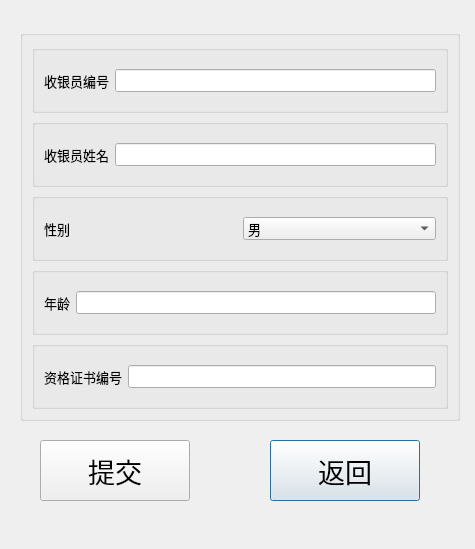
<?xml version="1.0" encoding="UTF-8"?>
<ui version="4.0">
 <class>Dialog</class>
 <widget class="QDialog" name="Dialog">
  <property name="geometry">
   <rect>
    <x>0</x>
    <y>0</y>
    <width>475</width>
    <height>549</height>
   </rect>
  </property>
  <property name="windowTitle">
   <string>Dialog</string>
  </property>
  <widget class="QPushButton" name="pushButton_exit">
   <property name="geometry">
    <rect>
     <x>270</x>
     <y>440</y>
     <width>150</width>
     <height>61</height>
    </rect>
   </property>
   <property name="font">
    <font>
     <pointsize>20</pointsize>
    </font>
   </property>
   <property name="text">
    <string>返回</string>
   </property>
  </widget>
  <widget class="QGroupBox" name="groupBox_total">
   <property name="geometry">
    <rect>
     <x>20</x>
     <y>30</y>
     <width>440</width>
     <height>391</height>
    </rect>
   </property>
   <property name="font">
    <font>
     <pointsize>10</pointsize>
    </font>
   </property>
   <property name="title">
    <string/>
   </property>
   <layout class="QVBoxLayout" name="verticalLayout_2">
    <item>
     <widget class="QGroupBox" name="groupBox_cashno">
      <property name="font">
       <font>
        <pointsize>10</pointsize>
       </font>
      </property>
      <property name="title">
       <string/>
      </property>
      <layout class="QHBoxLayout" name="horizontalLayout_12">
       <item>
        <widget class="QLabel" name="label_cashno">
         <property name="font">
          <font>
           <pointsize>10</pointsize>
          </font>
         </property>
         <property name="text">
          <string>收银员编号</string>
         </property>
        </widget>
       </item>
       <item>
        <widget class="QLineEdit" name="lineEdit_cashno">
         <property name="font">
          <font>
           <pointsize>10</pointsize>
          </font>
         </property>
        </widget>
       </item>
      </layout>
     </widget>
    </item>
    <item>
     <widget class="QGroupBox" name="groupBox_cashname">
      <property name="font">
       <font>
        <pointsize>10</pointsize>
       </font>
      </property>
      <property name="title">
       <string/>
      </property>
      <layout class="QHBoxLayout" name="horizontalLayout_10">
       <item>
        <widget class="QLabel" name="label_cashname">
         <property name="font">
          <font>
           <pointsize>10</pointsize>
          </font>
         </property>
         <property name="text">
          <string>收银员姓名</string>
         </property>
        </widget>
       </item>
       <item>
        <widget class="QLineEdit" name="lineEdit_cashname">
         <property name="font">
          <font>
           <pointsize>10</pointsize>
          </font>
         </property>
        </widget>
       </item>
      </layout>
     </widget>
    </item>
    <item>
     <widget class="QGroupBox" name="groupBox_cashsex">
      <property name="font">
       <font>
        <pointsize>10</pointsize>
       </font>
      </property>
      <property name="title">
       <string/>
      </property>
      <layout class="QHBoxLayout" name="horizontalLayout_11">
       <item>
        <widget class="QLabel" name="label_cashsex">
         <property name="font">
          <font>
           <pointsize>10</pointsize>
          </font>
         </property>
         <property name="text">
          <string>性别</string>
         </property>
        </widget>
       </item>
       <item>
        <widget class="QComboBox" name="comboBox_cashsex">
         <property name="font">
          <font>
           <pointsize>10</pointsize>
          </font>
         </property>
         <item>
          <property name="text">
           <string>男</string>
          </property>
         </item>
         <item>
          <property name="text">
           <string>女</string>
          </property>
         </item>
        </widget>
       </item>
      </layout>
     </widget>
    </item>
    <item>
     <widget class="QGroupBox" name="groupBox_cashage">
      <property name="font">
       <font>
        <pointsize>10</pointsize>
       </font>
      </property>
      <property name="title">
       <string/>
      </property>
      <layout class="QHBoxLayout" name="horizontalLayout_5">
       <item>
        <widget class="QLabel" name="label_cashage">
         <property name="font">
          <font>
           <pointsize>10</pointsize>
          </font>
         </property>
         <property name="text">
          <string>年龄</string>
         </property>
        </widget>
       </item>
       <item>
        <widget class="QLineEdit" name="lineEdit_cashage">
         <property name="font">
          <font>
           <pointsize>10</pointsize>
          </font>
         </property>
        </widget>
       </item>
      </layout>
     </widget>
    </item>
    <item>
     <widget class="QGroupBox" name="groupBox_cashcertno">
      <property name="font">
       <font>
        <pointsize>10</pointsize>
       </font>
      </property>
      <property name="title">
       <string/>
      </property>
      <layout class="QHBoxLayout" name="horizontalLayout_3">
       <item>
        <widget class="QLabel" name="label_cashcertno">
         <property name="font">
          <font>
           <pointsize>10</pointsize>
          </font>
         </property>
         <property name="text">
          <string>资格证书编号</string>
         </property>
        </widget>
       </item>
       <item>
        <widget class="QLineEdit" name="lineEdit_cashcertno">
         <property name="font">
          <font>
           <pointsize>10</pointsize>
          </font>
         </property>
        </widget>
       </item>
      </layout>
     </widget>
    </item>
   </layout>
  </widget>
  <widget class="QPushButton" name="pushButton_submit">
   <property name="geometry">
    <rect>
     <x>40</x>
     <y>440</y>
     <width>150</width>
     <height>61</height>
    </rect>
   </property>
   <property name="font">
    <font>
     <pointsize>20</pointsize>
    </font>
   </property>
   <property name="text">
    <string>提交</string>
   </property>
  </widget>
 </widget>
 <resources/>
 <connections/>
</ui>
